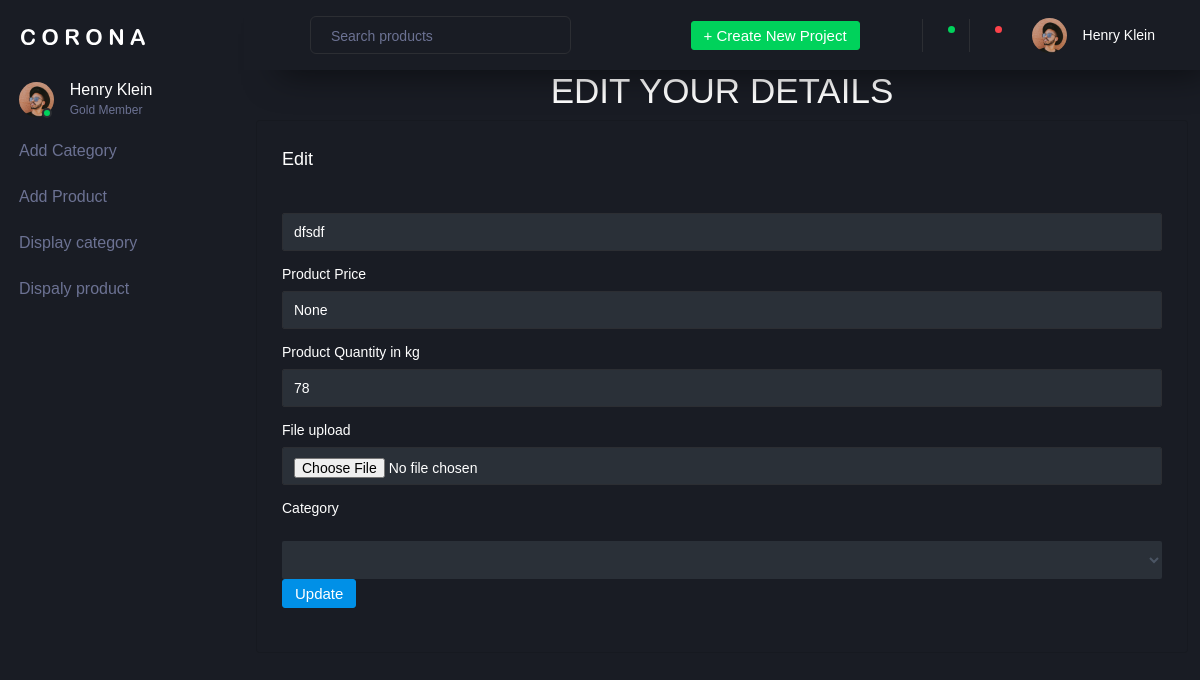
Screenshot of /pyapp/editpro/3/ with the database file from the repository.
### pyapp/models.py (models this page shows)
class productdb(models.Model):
    name=models.CharField(max_length=30,null=True,blank=True)
    price=models.CharField(max_length=30,null=True,blank=True)
    quantity= models.IntegerField(max_length=30, null=True, blank=True)
    image = models.ImageField(upload_to="profile", null=True, blank=True)
    category=models.CharField(max_length=30,null=True,blank=True)

### pyapp/views.py (the view)
# urls.py: path('editpro/<int:dataid>/',views.editpro,name="editproduct"),
def editpro(request ,dataid):
    data=productdb.objects.get(id=dataid)
    da=catdb.objects.all()
    print(data)
    return render(request,'editproduct.html',{'data':data,'da':da})

### pyapp/templates/editproduct.html (shortened to what this page needs)
<!DOCTYPE html>
{% extends 'index.html' %}
{% block content %}
<html lang="en">
<head>
</head>
<body>
<h1><center>EDIT YOUR DETAILS</center></h1>
<form method="POST" action="{% url 'updateproduct' dataid=data.id %}" enctype="multipart/form-data">
<div class="col-12 grid-margin stretch-card">
                <div class="card">
                  <div class="card-body">
                    <h4 class="card-title">Edit</h4>
                    <form class="forms-sample">
                      <div class="form-group">
                        <input type="text" class="form-control" id="exampleInputName1" placeholder="Name" name="name" value="{{ data.name }}">
                      </div>
                      <div class="form-group">
                        <label for="exampleInputquantity">Product Price</label>
                        <input type="text" class="form-control" id="exampleInputquantity" placeholder="Quantity" name="price" value="{{ data.price }}" >
                      </div>
                      <div class="form-group">
                        <label for="exampleInputProkg">Product Quantity in kg</label>
                        <input type="number" class="form-control" id="exampleInputProkg" placeholder="Quantity" name="quantity" value="{{ data.quantity }}" >
                      </div>
                      <div class="form-group">
                        <label for="fileuploadimg">File upload</label>
                        <input type="file" class="form-control" id="fileuploadimg" placeholder="file" name="image" value="{{ data.image }}">
                      </div>
                        <div class="form-group">
                            <label>Category</label>
                        </div>
                        <select name="cat" class="form-control" >
                            {% for d in da %}
                        <option>{{ d.catename }}</option>
                            {% endfor %}
                        </select>
                      <div class="form-group">
                      <button type="submit" class="btn btn-primary mr-2">Update</button>
                      </div>
                    </form>
                  </div>
                </div>
              </div>
</form>
</body>
</html>
{% endblock %}

### rows the page displays
productdb: name "dfsdf", price "None", quantity "78"
